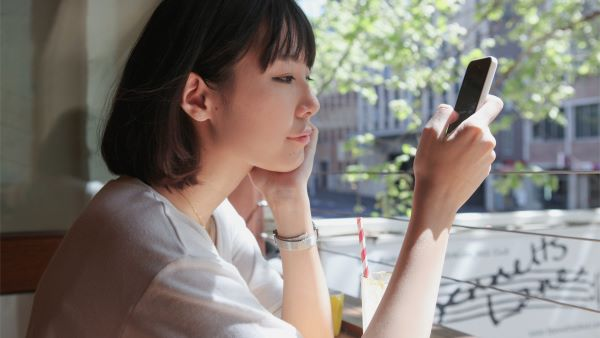
#> input picture images/person2.jpg, 600 x 338 px
$ python IO.py
#> lines starting #> are read from the running program, lines starting #| are printed output that depends on the picture
import cv2 as cv
import matplotlib.pyplot as plt
import numpy as np

# 现实图像的读入，location, mode
img = cv.imread('../images/person2.jpg', 2)
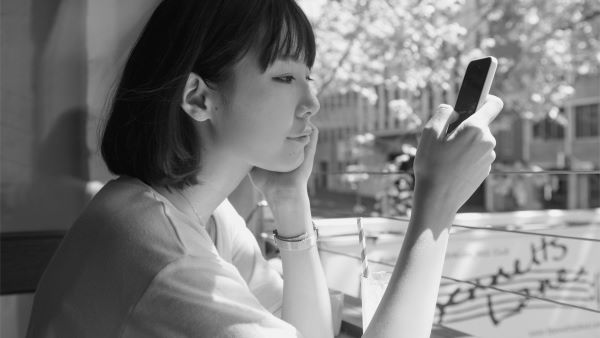
#> img: shape (338, 600); min 3, max 255, mean 125.2

# [7 lines of commented-out code are left out]
plt.imshow(img, cmap=plt.cm.gray)
plt.show()

# 保存
cv.imwrite('../images/person2_gray.jpg', img)

$ run again, with images/dog.jpg copied over images/person2.jpg
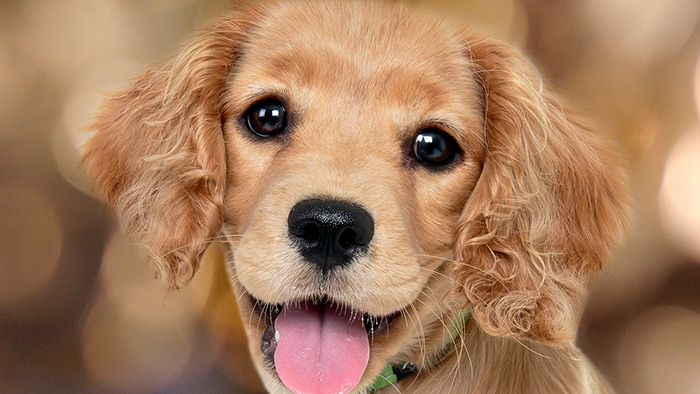
#> input picture images/dog.jpg, 700 x 394 px
#> `img = cv.imread('../images/person2.jpg', 2)`:
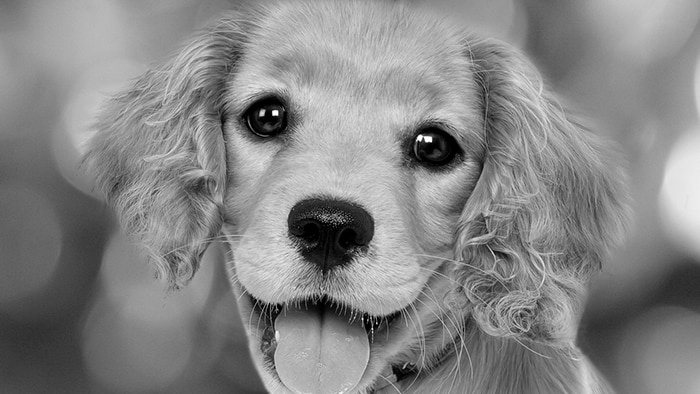
#> img: shape (394, 700); min 0, max 255, mean 133.5
